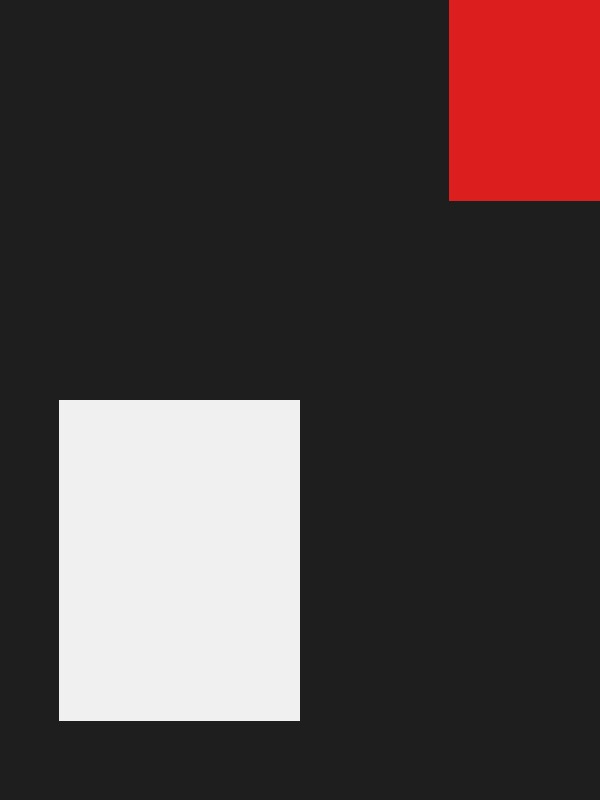
#> input picture test/fixtures/exif_orientation_6.jpg, 600 x 800 px, given in place of 0001.png, which was not available
$ python create_loss_masks.py
#> lines starting #> are read from the running program, lines starting #| are printed output that depends on the picture; after the words box and inside, x2 and y2 are one past the last pixel; in counts of white or black regions, pixels touching at a corner belong together; pictures that were not available may be replaced by others from this repository, and a replacement may not be noted
#> in main, image is the input picture: shape (800, 600, 3); mean B, G, R 63.9, 63.9, 75.9
"""Create draft paper masks for selected generated photographs.

Requires: uv run --python 3.10 --with opencv-python-headless python tools/create_loss_masks.py
The output is a pseudo-label and must be reviewed before use as loss ground truth.
"""

from pathlib import Path
import argparse

import cv2
import numpy as np


ROOT = Path(__file__).resolve().parents[1] / "training_data" / "paper_photos"


def make_mask(image: np.ndarray, number: int) -> np.ndarray:
#> called with number = 1
    height, width = image.shape[:2]
#> height = 800; width = 600
    scale = min(1.0, 384 / max(height, width))
#> scale = 0.48
    small = cv2.resize(image, None, fx=scale, fy=scale, interpolation=cv2.INTER_AREA)
    h, w = small.shape[:2]
#> h = 384; w = 288

    # A narrow image border is background; the middle of the dominant page is foreground.
    # GrabCut then follows color and edge transitions around the sheet.
    seed = np.full((h, w), cv2.GC_PR_BGD, np.uint8)
    border = max(3, int(min(h, w) * 0.025))
#> border = 7
    seed[:border, :] = cv2.GC_BGD
    seed[-border:, :] = cv2.GC_BGD
    seed[:, :border] = cv2.GC_BGD
    seed[:, -border:] = cv2.GC_BGD
    seed[int(h * .29):int(h * .71), int(w * .29):int(w * .71)] = cv2.GC_FGD
    seed[int(h * .10):int(h * .90), int(w * .10):int(w * .90)] = np.where(
        seed[int(h * .10):int(h * .90), int(w * .10):int(w * .90)] == cv2.GC_FGD,
        cv2.GC_FGD, cv2.GC_PR_FGD,
    )
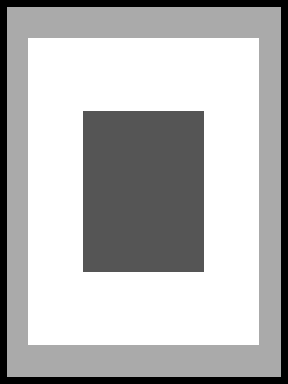
#> seed: shape (384, 288); min 0, max 3, mean 2.12; drawn with min black and max white
    bg = np.zeros((1, 65), np.float64)
    fg = np.zeros((1, 65), np.float64)
    cv2.grabCut(small, seed, None, bg, fg, 5, cv2.GC_INIT_WITH_MASK)
    mask = np.isin(seed, (cv2.GC_FGD, cv2.GC_PR_FGD)).astype(np.uint8) * 255
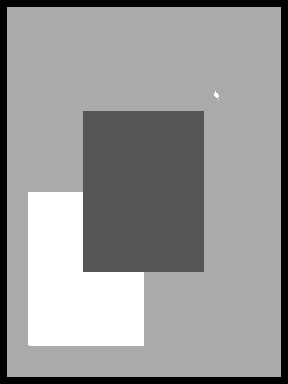
#> seed: shape (384, 288); min 0, max 3, mean 1.77; drawn with min black and max white
    if number in {7, 17, 27, 37, 47, 105, 115, 125, 135, 145}:
        blue = small[:, :, 0].astype(np.int16)
        green = small[:, :, 1].astype(np.int16)
        red = small[:, :, 2].astype(np.int16)
        color_mask = ((blue - red > 13) & (blue - green > 2)).astype(np.uint8) * 255
        color_mask = cv2.morphologyEx(color_mask, cv2.MORPH_CLOSE, np.ones((13, 13), np.uint8))
        if .20 < np.count_nonzero(color_mask) / color_mask.size < .88:
            mask = color_mask

    mask = cv2.morphologyEx(mask, cv2.MORPH_CLOSE, np.ones((9, 9), np.uint8))
    count, labels, stats, centers = cv2.connectedComponentsWithStats(mask)
#> count = 3
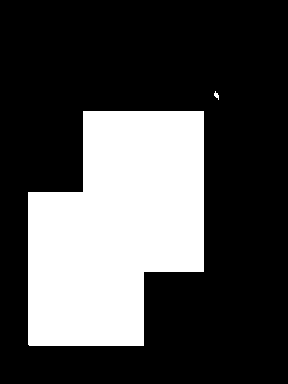
#> mask: shape (384, 288); 29.4% white; 2 white regions
    if count > 1:
        candidates = list(range(1, count))
#> candidates = [1, 2]
        central = [i for i in candidates if
                   abs(centers[i][0] - w / 2) < w * .25 and
                   abs(centers[i][1] - h / 2) < h * .25]
#> central = [2]
        chosen = max(central or candidates, key=lambda i: stats[i, cv2.CC_STAT_AREA])
#> chosen = 2
        mask = (labels == chosen).astype(np.uint8) * 255
    contours, _ = cv2.findContours(mask, cv2.RETR_EXTERNAL, cv2.CHAIN_APPROX_SIMPLE)
#> mask: shape (384, 288); 29.4% white; 1 white region, box (x1, y1, x2, y2) and area: (28, 111, 204, 346) 32464
    if contours:
        hull = cv2.convexHull(max(contours, key=cv2.contourArea))
        mask = np.zeros_like(mask)
        cv2.fillConvexPoly(mask, hull, 255)
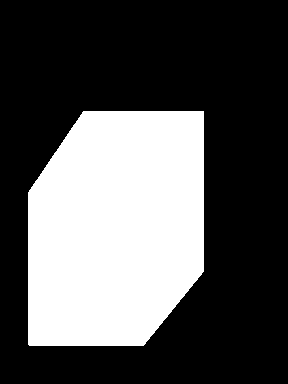
#> mask: shape (384, 288); 33.3% white; 1 white region, box (x1, y1, x2, y2) and area: (28, 111, 204, 346) 36854
    return cv2.resize(mask, (width, height), interpolation=cv2.INTER_NEAREST)


def main() -> None:
    parser = argparse.ArgumentParser()
    parser.add_argument("--ids", nargs="*", type=int)
    args = parser.parse_args()
    ids = args.ids or (list(range(1, 51)) + list(range(101, 151)))
    out = ROOT / "loss_masks_draft"
    out.mkdir(exist_ok=True)
    for number in ids:
        name = f"{number:04d}.png"
        image = cv2.imread(str(ROOT / "images" / name))
        if image is None:
            raise FileNotFoundError(name)
        mask = make_mask(image, number)
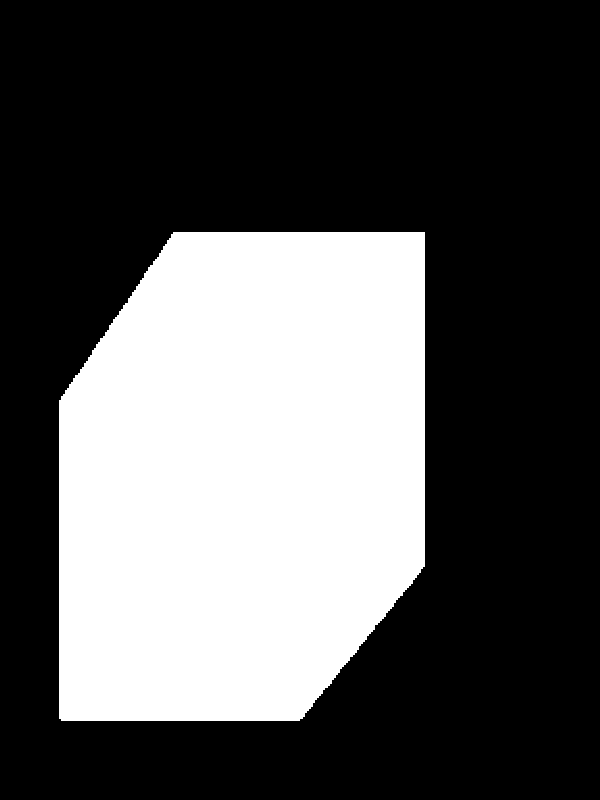
#> mask: shape (800, 600); 33.2% white; 1 white region, box (x1, y1, x2, y2) and area: (59, 232, 425, 721) 159593
        if not cv2.imwrite(str(out / name), mask):
            raise OSError(f"Could not write {name}")
        print(f"{name} {np.count_nonzero(mask) / mask.size:.3f}")
#| 0001.png 0.332
#> pass 2 of the loop in main, `for number in ids:`:
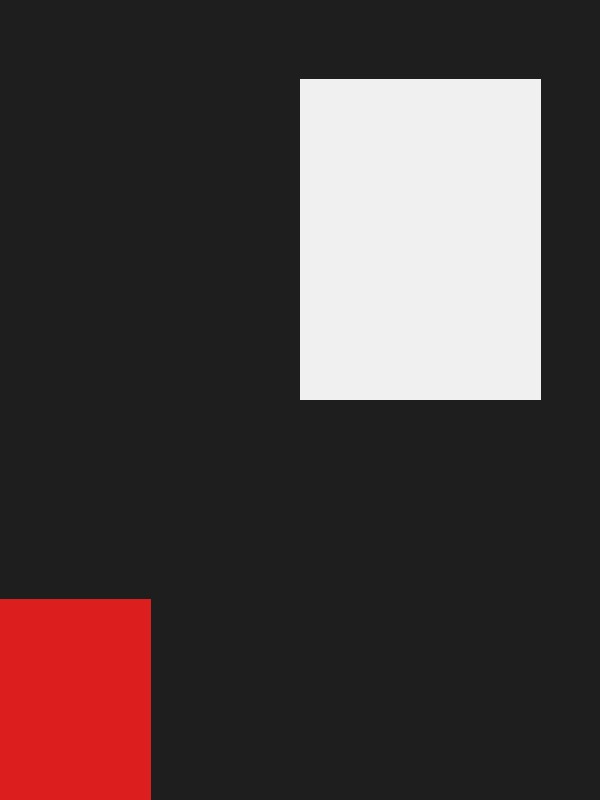
#> input picture test/fixtures/exif_orientation_8.jpg, 600 x 800 px, given in place of 0002.png, which was not available
#> in main, image is the input picture: shape (800, 600, 3); mean B, G, R 63.9, 63.9, 75.9
#> in make_mask (call 2), `mask = np.isin(seed, (cv2.GC_FGD, cv2.GC_PR_FGD)).astype(np.uint8) * 255`:
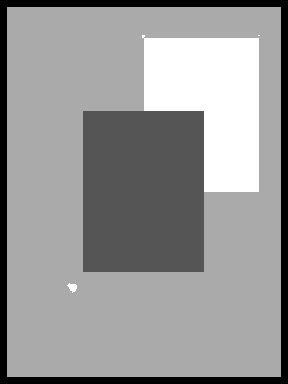
#> seed: shape (384, 288); min 0, max 3, mean 1.77; drawn with min black and max white
#> in main, `mask = make_mask(image, number)`:
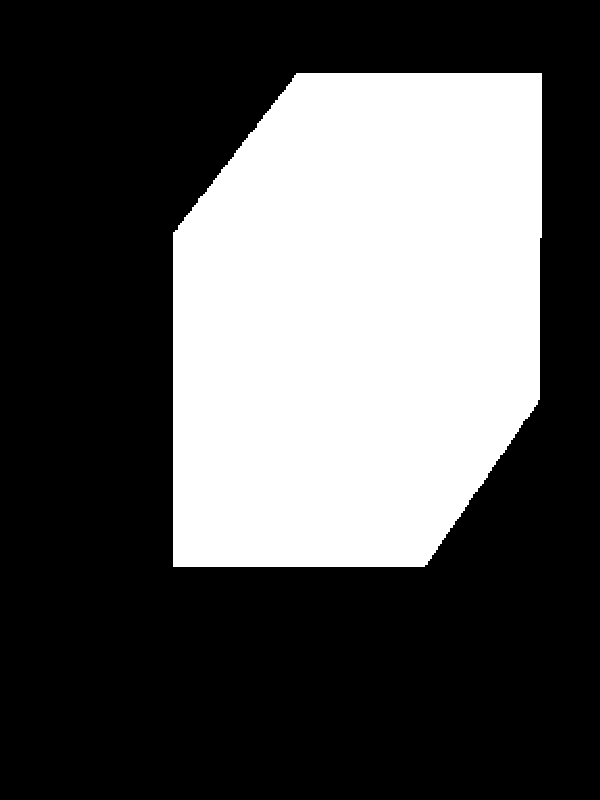
#> mask: shape (800, 600); 33.8% white; 1 white region, box (x1, y1, x2, y2) and area: (173, 73, 542, 567) 162030
#| 0002.png 0.338


if __name__ == "__main__":
#> (the run stopped early here; a loop or call above may not have finished)
